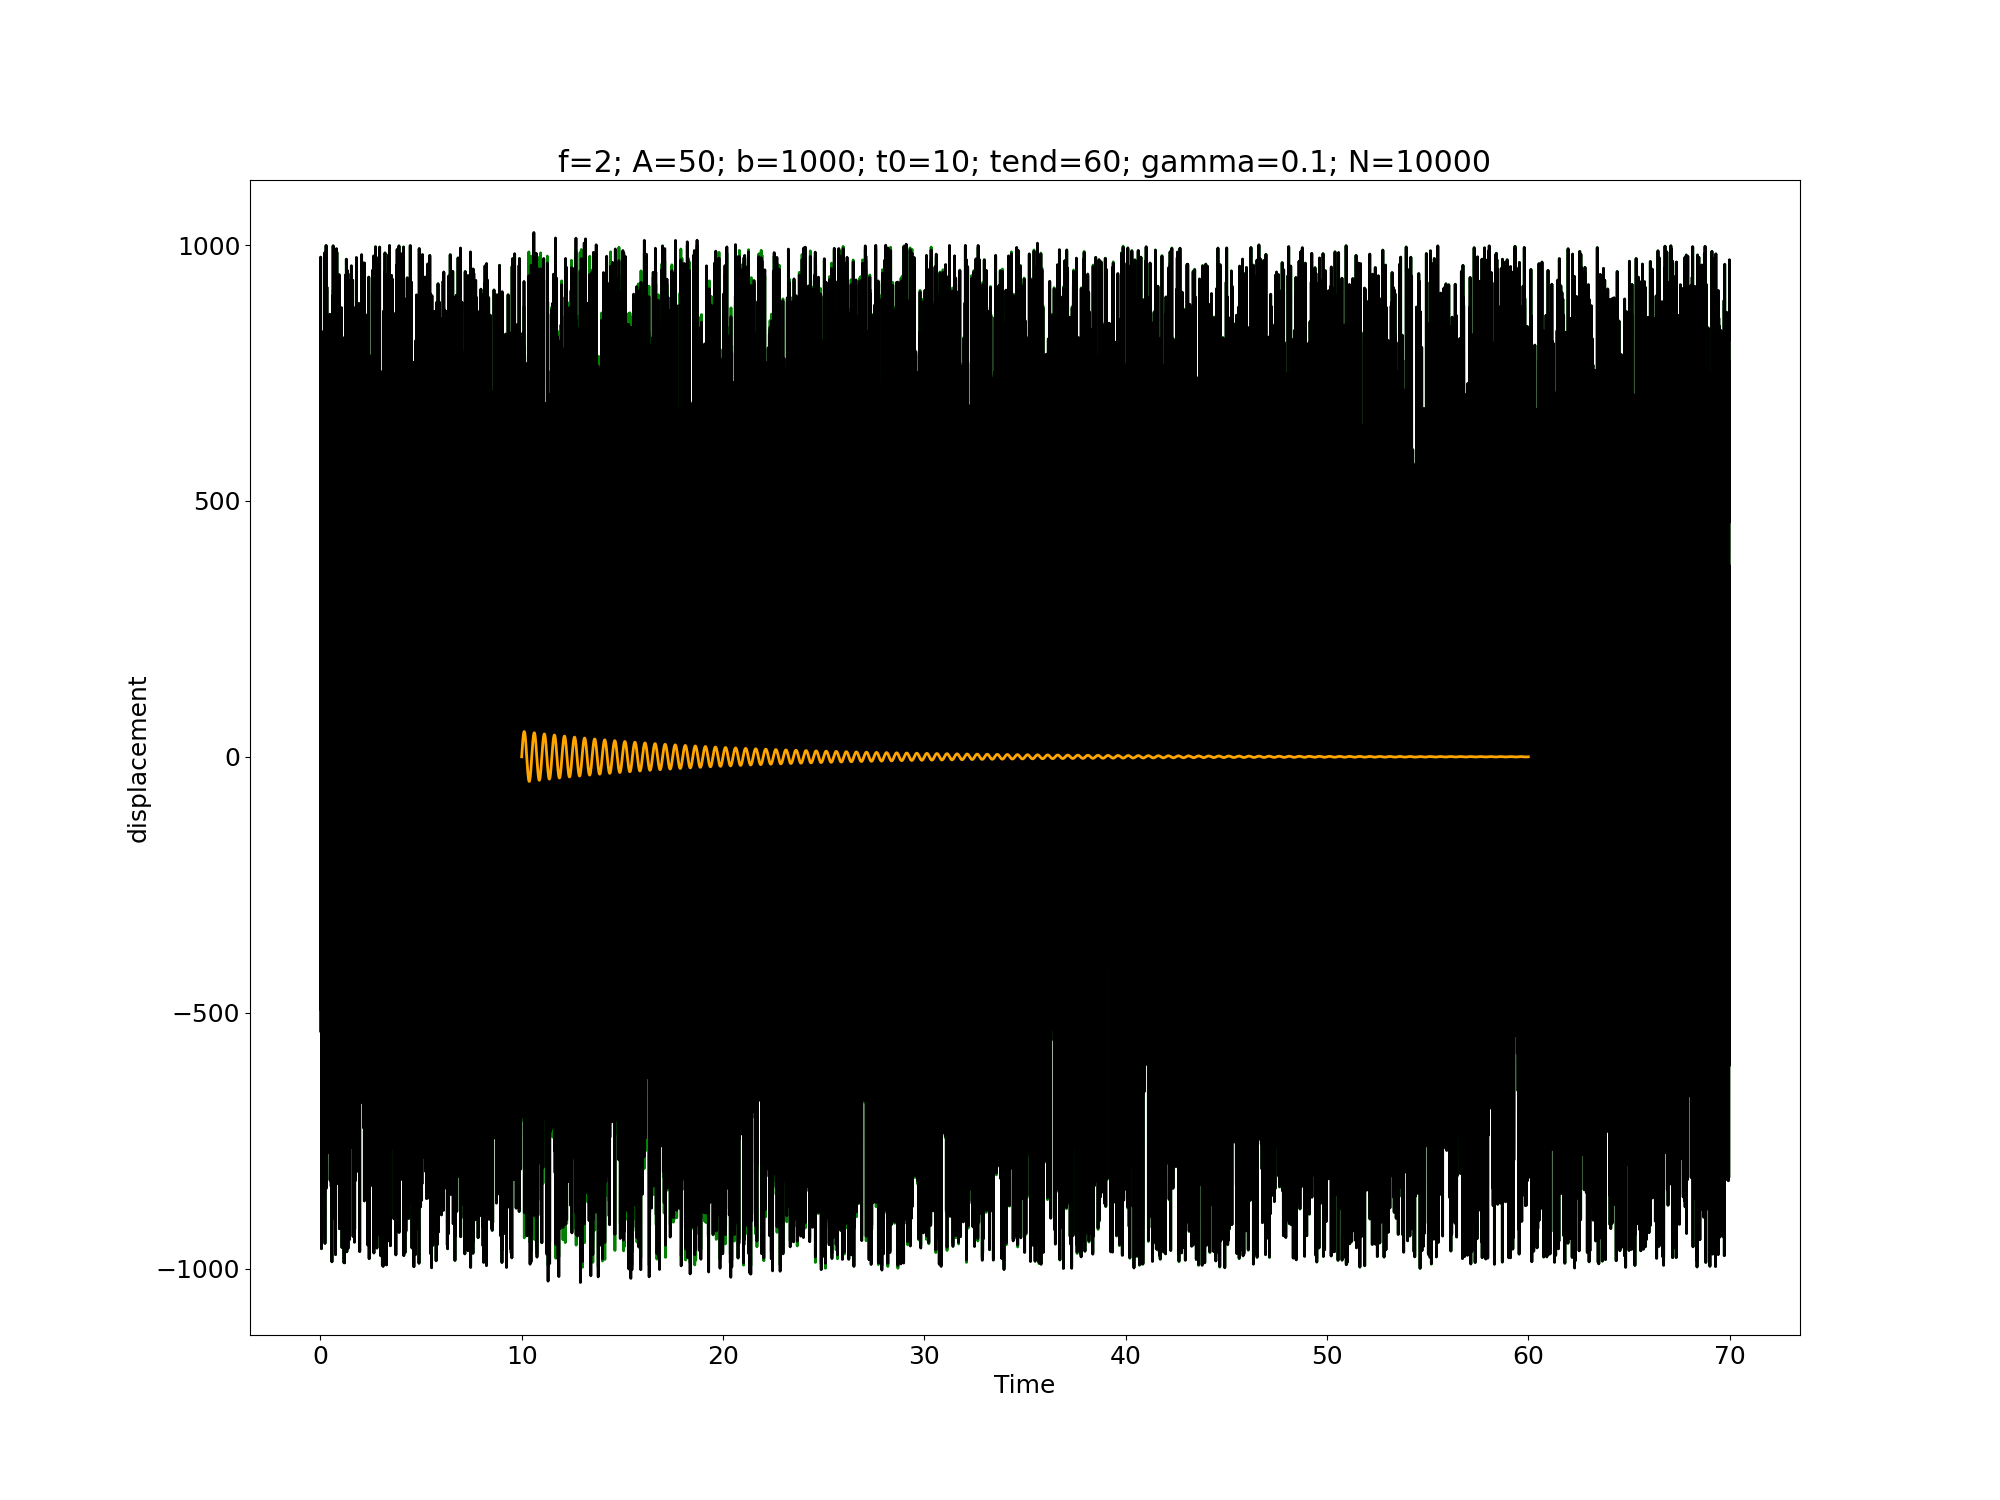

The script that saved this image:
import json
import numpy as np
import pylab as pl

def waveform(f, A, b, t0, tend, d_end_t=None, gamma=0.0, phi0=0.0, 
             N=1000, verbose=False, outputfile=None, waveform_image=None):
    """
    METHOD
    ======
    Takes input parameters of a wave and the strength and duration of
    noise, and returns the data.

    PARAMETERS
    ==========
    f : (Float) Frequency of the signal
    A : (Float) Amplitude of the signal
    b : (Float) Amplitude of the noise
    t0 : (Float) Timestamp of the beginning of the signal
    tend : (Float) Time stamp of the end of the signal
    d_end_t : (Float) Time stamp of the end time of the data. Default = None
    gamma : (Float) Attenuation factor of the signal. Default = 0.0
    phi0 : (Float) Initial phase of the signal. Default = 0.0
    N : (Int) Total number of time stamps. Default = 1000
    verbose: (Bool) Set True to get diagnostic stdout. Default = False
    outputfile: (json) File containing dt, t_full, and d as a dictionary. Default = None

    OUTPUT
    ======
    A tuple of a float and two numpy arrays (dt, T_full, d), where dt is 
    the resolution of the time series. T_full is the full list of time stamps
    of the data starting at 0 and ending and d_end_t, and d is the 
    corresponding displacement values in the data.

    """
    
    # Conditional for noise duration
    # If the data-end time is supplied to be too small:
    if verbose:
        print("Making sure that the stretch of data is longer than signal")
    assert t0 > 0, "Signal should start later than t=0"
    if (d_end_t is None) or (tend > d_end_t - 10):
        d_end_t = tend + 10
        if verbose:
            print("data end time is set at {}".format(d_end_t))
    
    T = np.linspace(t0, tend, N) # Time stamps of signal
    dt = np.mean(np.diff(T)) # figuring out the resolution of the series
    if verbose:
        print("Mean value of timing resolution = {}".format(dt))
    
    t = t0 # Initializing the time series at the start time
    t_minus = [] # To populate time stamps prior to the signal start
    while t >= 0: # Making sure that we reach all the way back to zero.
        t = t - dt
        t_minus.append(t)  # Create time spamps from (t0-dt) to 0

    t_minus = np.array(t_minus)[::-1]  # Reverse to be from 0 to t0
    t_minus = t_minus[t_minus >= 0]  # Eliminate numbers less than 0
    
    t_plus = np.arange(tend+dt, d_end_t, dt)  # Time stamps from (tend+dt) to d_end_t, in dt's
    
    T_full = np.hstack((t_minus, T, t_plus))  # Connect time stamps
    
    dev = np.std(np.diff(T_full))  # Standard deviation in dt's of T_full
    if verbose:
        print("Standard deviation of the resolution of time = {}".format(dev))

    if verbose:
        print("Creating time series of the signal...")
    w = 2 * np.pi * f  
    y = A*np.sin(w*T + phi0)*np.exp(-gamma*(T-t0))

    
    # Padding of signal data
    if verbose:
        print("Creating the zero-padded signal...")
    y_minus = np.zeros_like(t_minus)
    y_plus = np.zeros_like(t_plus)
    y_full = np.hstack((y_minus, y, y_plus))
    
    if verbose:
        print("Creating random noise...")
#    np.random.seed(seed = 1)
    noise = -b+2*b*np.random.random(len(T_full))  # Noise!
    
    if verbose:
        print("Creating final data")
    d = noise + y_full  # Complete Data!
    
    # Graphing   
    pl.rcParams.update({'font.size': 18})
    pl.figure(figsize=(20,15))
    pl.plot(T_full, noise, color = 'green', linewidth=2)  # Noise
    pl.plot(T_full, d, color = 'black', linewidth=2)  # Combined
    pl.plot(T, y, color = 'orange', linewidth=2)  # Signal
    pl.xlabel("Time")
    pl.ylabel("displacement")
    text = "f={}; A={}; b={}; t0={}; tend={}; gamma={}; N={}"
    pl.title(text.format(f, A, b, t0, tend, gamma, N))
    if waveform_image is None:
        waveform_image = "waveform.png"
    pl.savefig("figures/{}".format(waveform_image))
    
    T_full = list(T_full)
    d = list(d)
    data = {"dt" : dt, "t_full" : T_full, "d" : d}
    if outputfile is None:
        outputfile = "default_data.json"
    outputfile = "data/{}".format(outputfile)
    with open(outputfile, "w") as f:
        json.dump(data, f, indent=2, sort_keys=True)
    return(dt, T_full, d)
